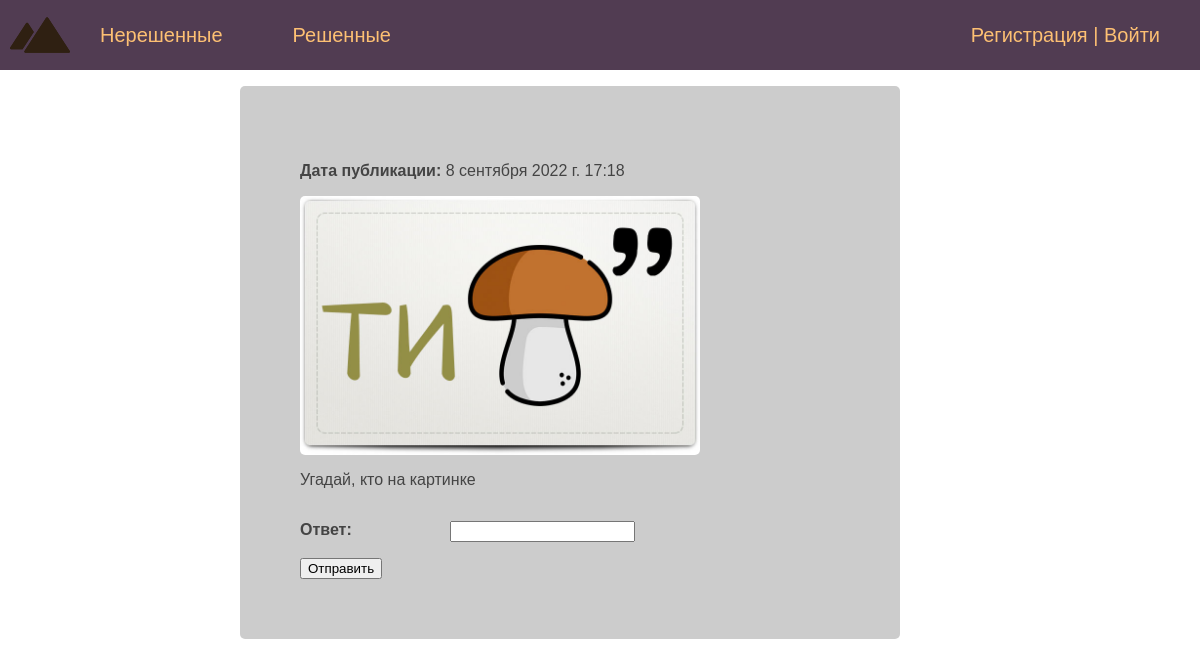
Screenshot of /riddle/7/ with the database file from the repository.
### riddle/models.py (models this page shows, shortened)
class Riddle(models.Model):
	content = models.TextField(null=True, blank=True, verbose_name="Текст загадки") #verbose_name для отображения в админке
	answer = models.CharField(max_length=40, blank=False, verbose_name="Ответ")
	photo = models.ImageField(upload_to="photos/%Y/%m/%d/", blank=True, verbose_name="Фото")
	time_create = models.DateTimeField(auto_now_add=True, verbose_name="Время создания")
	time_update = models.DateTimeField(auto_now=True, verbose_name="Время изменения")
	is_published = models.BooleanField(default=True, verbose_name="Публикация")
	cat = models.ForeignKey('Category', on_delete=models.PROTECT, null=True, verbose_name="Категория", default=1)
	class Meta:
		verbose_name = "Загадка"
		verbose_name_plural = "Загадки"
		ordering = ['time_create', 'content']

### riddle/views.py (the view)
# urls.py: path('riddle/<int:riddle_id>/', show_riddle, name='riddle'),
def show_riddle(request, riddle_id):
	riddle = get_object_or_404(Riddle, pk=riddle_id)
	if request.method == 'POST':
		form = AddAnswer(request.POST)
		if form.is_valid():
			if form.cleaned_data['answer'].lower() == riddle.answer:
				riddle.cat_id = 2
				riddle.save()
				return redirect('unresolved')
			else:
				form.add_error(None, 'Ответ не верен. Попробуйте еще.')
	else:
		form = AddAnswer()
	return render(request, 'riddle/riddle.html', {'riddle': riddle,
												   'form': form,
												   'menu': menu,
												   'request_path': str(request.path)[1:-1]})

### riddle/forms.py
class AddAnswer(forms.Form):
	answer = forms.CharField(widget=forms.TextInput(attrs={'cols': 10, 'rows': 1}), label="Ответ")

### riddle/templates/riddle/riddle.html (shortened to what this page needs)
{% extends 'riddle/base.html' %}
{% block content %}
<ul class="riddle_page">
	<li class="riddle-time"><p><strong>Дата публикации:</strong> {{riddle.time_create}}</p></li>
{% if riddle.photo %}
	<li class="riddle-photo"><img class="img-riddle" src="{{riddle.photo.url}}" alt="Картинка"></li>
{% endif %}
	<li class="riddle-content">{{riddle.content|linebreaks}}</li>
{% if riddle.cat_id == 2 %}
	<li class="riddle-answer"><strong>Ответ: </strong>{{riddle.answer}}</li>
{% else %}
	<li class="riddle-answer-form">
		<form action="{% url 'riddle' riddle_id=riddle.pk %}" method="post">
			<p><strong><label class="form-label" for="{{ form.answer.id_for_label }}">{{form.answer.label}}: </label></strong>{{ form.answer }}</p>
			<button type="submit">Отправить</button>
		</form>
	</li>
{% endif %}
</ul>
{% endblock %}

### riddle/static/riddle/css/style.css (style rules this page uses)
html, body { font-family: 'Arial'; margin: 0; padding: 0; height: 100%; width: 100%; color: #444; }
ul.riddle_page { margin-left: -10%; padding: 10% 10% 10% 10%; display: grid; width: 90%; height: auto; background: #ccc; list-style: none; border-radius: 5px; }
li.riddle-time { grid-column: 1; grid-row: 1; }
li.riddle-photo { grid-column: 1; grid-row: 2; }
li.riddle-content { grid-column: 1; grid-row: 3; }
li.riddle-answer-form { grid-column: 1; grid-row: 4; }
img.img-riddle { max-width: 400px; height: auto; float: left; padding: 0 0 0 0; border-radius: 5px; }
.form-label { display: inline-block; min-width: 150px; vertical-align: top; }

### rows the page displays
Riddle: time_create "8 сентября 2022 г. 17:18", photo (picture), content "Угадай, кто на картинке"

### other values shown
{{ m.title }} "Нерешенные" "Решенные"
